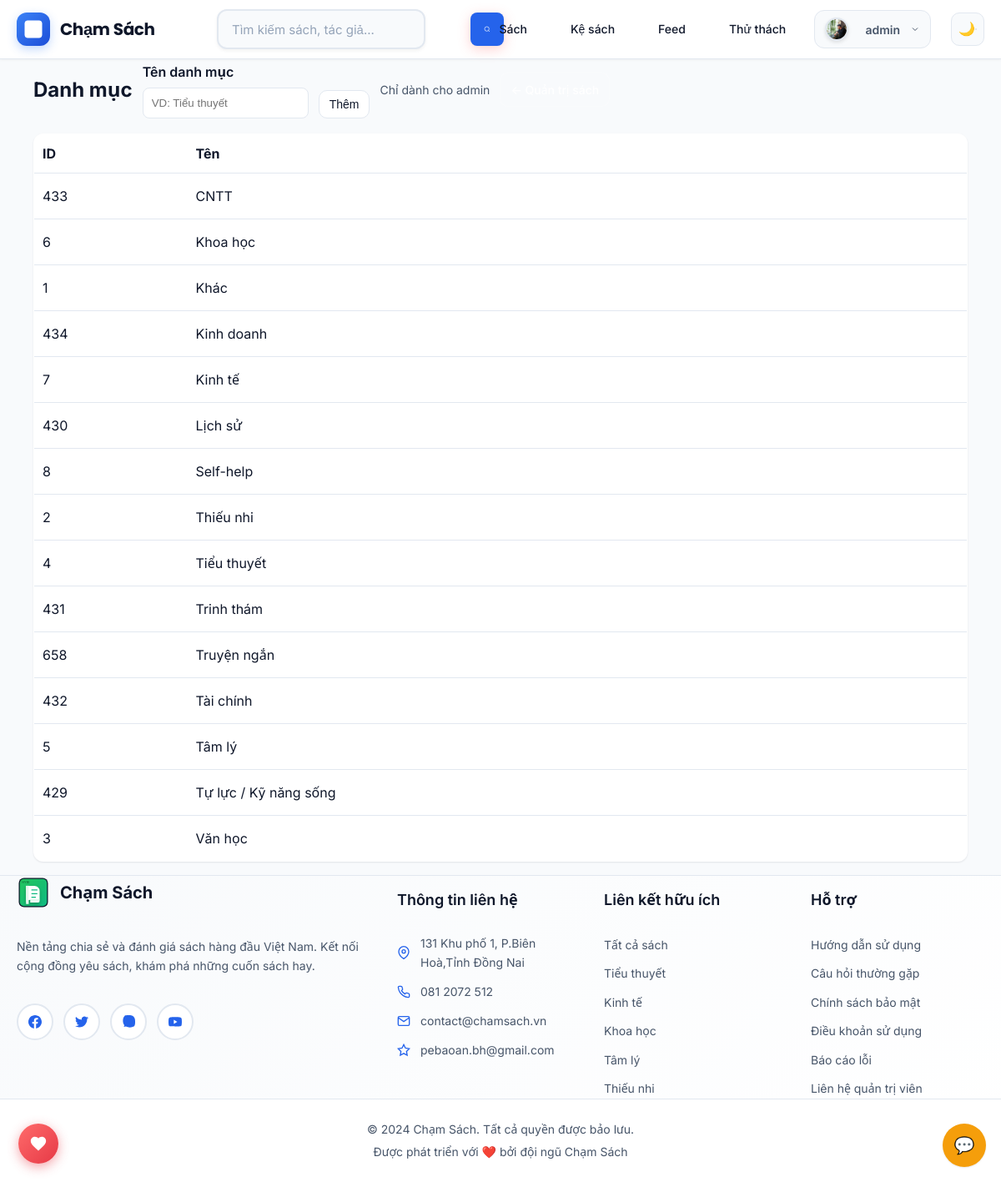
The app's page /admin/categories (signed in) with its own data.
### models.py (models this page shows)
class Category(db.Model):
    __tablename__ = "categories"
    id = db.Column(db.Integer, primary_key=True)
    name = db.Column(db.String(255), nullable=False, unique=True, index=True)
    slug = db.Column(db.String(255), unique=True, index=True)
    books = db.relationship("Book", back_populates="category", lazy="selectin")

### app.py (the view)
    @app.route("/admin/categories")
    @admin_required
    def admin_categories():
        db = get_db()
        cats = db.execute("SELECT id, name FROM categories ORDER BY name").fetchall()
        return render_template("admin_categories.html", categories=cats)

### templates/admin_categories.html (shortened to what this page needs)
{% extends 'base.html' %}
{% block content %}
<div class="admin-header">
  <h2>Danh mục</h2>
  <form method="post" action="{{ url_for('admin_categories_new') }}" class="form" style="grid-template-columns:1fr auto;align-items:end;max-width:420px">
    <label>Tên danh mục
      <input name="name" required placeholder="VD: Tiểu thuyết">
    </label>
    <button class="btn" type="submit">Thêm</button>
  </form>
  <p class="muted">Chỉ dành cho admin</p>
  <p><a class="btn secondary" href="{{ url_for('admin_books') }}">← Quản trị sách</a></p>
</div>
<table class="table">
  <thead>
    <tr><th>ID</th><th>Tên</th><th></th></tr>
  </thead>
  <tbody>
    {% for c in categories %}
    <tr>
      <td>{{ c.id }}</td>
      <td>{{ c.name }}</td>
      <td style="text-align:right">
        <form method="post" action="{{ url_for('admin_categories_delete', cat_id=c.id) }}" onsubmit="return confirm('Xoá danh mục này? Sách sẽ bị bỏ gắn danh mục.')">
          <button class="btn secondary" type="submit">Xoá</button>
        </form>
      </td>
    </tr>
    {% endfor %}
  </tbody>
</table>
{% endblock %}

### static/enhanced-styles.css (style rules this page uses)
:root { --white: #ffffff; --gray-50: #f9fafb; --gray-100: #f3f4f6; --gray-200: #e5e7eb; --gray-300: #d1d5db; --gray-400: #9ca3af; --gray-500: #6b7280; --gray-600: #4b5563; --gray-700: #374151; --gray-800: #1f2937; --gray-900: #111827; --success: #10b981; --warning: #f59e0b; --error: #ef4444; --info: #3b82f6; --bg-primary: var(--panel); --bg-secondary: var(--bg); --bg-tertiary: color-mix(in oklab, var(--panel) 92%, var(--bg)); --text-primary: var(--text); --text-secondary: var(--muted); --text-tertiary: color-mix(in oklab, var(--muted) 75%, var(--text)); --text-inverse: #ffffff; --border-light: var(--border); --border-medium: color-mix(in oklab, var(--border) 70%, var(--text) 30%); --border-dark: color-mix(in oklab, var(--border) 50%, var(--text) 50%); --shadow-sm: 0 1px 2px 0 rgba(0, 0, 0, 0.05); --shadow-md: 0 4px 6px -1px rgba(0, 0, 0, 0.1), 0 2px 4px -1px rgba(0, 0, 0, 0.06); --shadow-lg: var(--shadow); --shadow-xl: 0 20px 25px -5px rgba(0, 0, 0, 0.1), 0 10px 10px -5px rgba(0, 0, 0, 0.04); --shadow-2xl: 0 25px 50px -12px rgba(0, 0, 0, 0.25); --space-1: 0.25rem; --space-2: 0.5rem; --space-3: 0.75rem; --space-4: 1rem; --space-5: 1.25rem; --space-6: 1.5rem; --space-8: 2rem; --space-10: 2.5rem; --space-12: 3rem; --space-16: 4rem; --space-20: 5rem; --font-size-xs: 0.75rem; --font-size-sm: 0.875rem; --font-size-base: 1rem; --font-size-lg: 1.125rem; --font-size-xl: 1.25rem; --font-size-2xl: 1.5rem; --font-size-3xl: 1.875rem; --font-size-4xl: 2.25rem; --font-weight-normal: 400; --font-weight-medium: 500; --font-weight-semibold: 600; --font-weight-bold: 700; --font-weight-extrabold: 800; --line-height-tight: 1.25; --line-height-normal: 1.5; --line-height-relaxed: 1.75; --radius-sm: 0.25rem; --radius-md: 0.375rem; --radius-lg: 0.5rem; --radius-xl: 0.75rem; --radius-2xl: 1rem; --radius-3xl: 1.5rem; --radius-full: 9999px; --transition-fast: 150ms ease-in-out; --transition-normal: 250ms ease-in-out; --transition-slow: 350ms ease-in-out; --z-dropdown: 1000; --z-sticky: 1020; --z-fixed: 1030; --z-modal-backdrop: 1040; --z-modal: 1050; --z-popover: 1060; --z-tooltip: 1070; }

### records on screen
Category: id "433", name "CNTT"
Category: id "6", name "Khoa học"
Category: id "1", name "Khác"
Category: id "434", name "Kinh doanh"
Category: id "7", name "Kinh tế"
Category: id "430", name "Lịch sử"
Category: id "8", name "Self-help"
Category: id "2", name "Thiếu nhi"
Category: id "4", name "Tiểu thuyết"
Category: id "431", name "Trinh thám"
Category: id "658", name "Truyện ngắn"
Category: id "432", name "Tài chính"
Category: id "5", name "Tâm lý"
Category: id "429", name "Tự lực / Kỹ năng sống"
Category: id "3", name "Văn học"

### other values on screen
{{ current_user.username }} "admin"
